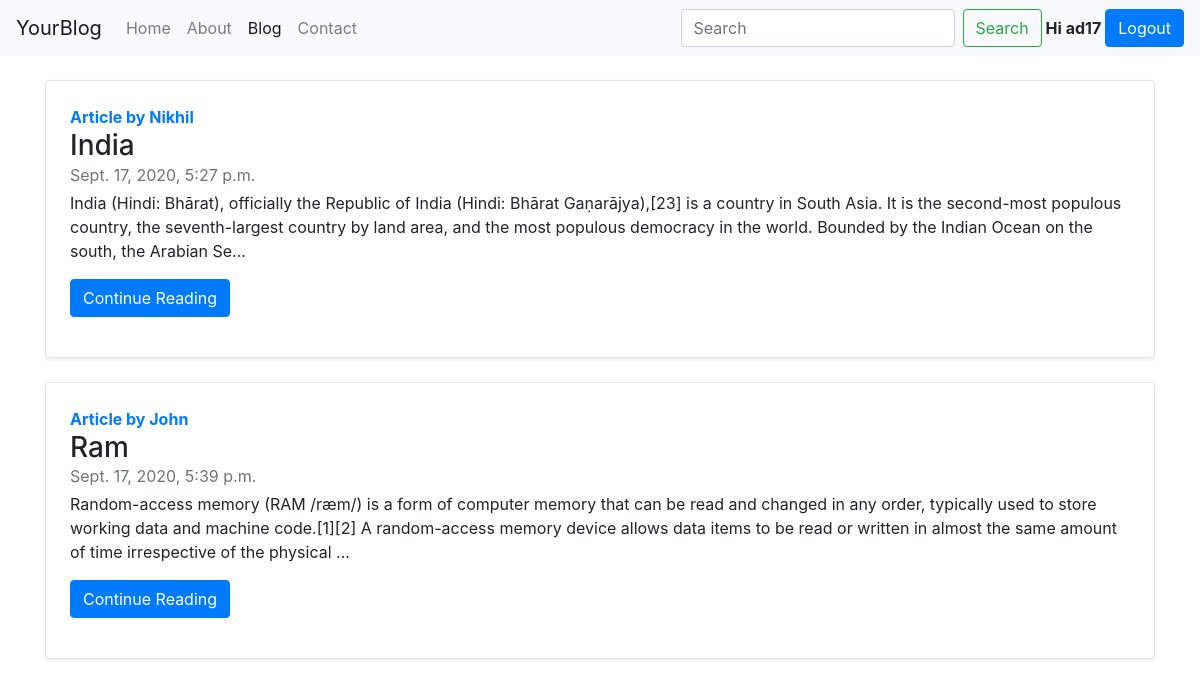
Page /blog/ (signed in) on the committed database.
### blog/models.py (models this page shows)
class Post(models.Model):
    sno = models.IntegerField()
    title = models.CharField(max_length=200)
    content = models.TextField()
    author = models.CharField(max_length=100)
    timeStamp = models.DateTimeField(blank=True)
    slug = models.CharField(max_length=200)

### blog/views.py (the view)
# urls.py: path('', views.home, name='home'),
def home(request):
    everypost = Post.objects.all()
    return render(request, 'blog/home.html', {'everypost': everypost})

### templates/blog/home.html
{% extends 'base.html' %}{% block title %}Blog {% endblock title %}aaaaasssssas
{% block blogactive %}active {% endblock blogactive %}{% block body %}
<div class="container my-4">
  {% for post in everypost %}
  <div
    class="row no-gutters border rounded overflow-hidden flex-md-row mb-4 shadow-sm h-md-250 position-relative"
  >
    <div class="col p-4 d-flex flex-column position-static">
      <strong class="text-primary">Article by {{post.author}}</strong>
      <h3 class="mb-0">{{post.title}}</h3>
      <div class="mb-1 text-muted">{{post.timeStamp}}</div>
      <p class="card-text mb-auto">{{post.content | truncatechars:300 }}</p>
      <div class="my-3">
        <a href="/blog/{{post.slug}}" role="button" class="btn btn-primary"
          >Continue Reading</a
        >
      </div>
    </div>
  </div>
  {% endfor %}
</div>
{% endblock body %}

### templates/base.html (shortened to what this page needs)
<!DOCTYPE html>
<html lang="en">
  <head>
    <link
      rel="stylesheet"
      href="https://stackpath.bootstrapcdn.com/bootstrap/4.5.2/css/bootstrap.min.css"
    />
  </head>
  <body>
    <nav class="navbar navbar-expand-lg navbar-light bg-light">
      <a class="navbar-brand" href="/">YourBlog</a>
      <div class="collapse navbar-collapse" id="navbarSupportedContent">
        <ul class="navbar-nav mr-auto">
          <li class="nav-item {% block homeactive %} {% endblock homeactive %}">
            <a class="nav-link" href="/"
              >Home <span class="sr-only">(current)</span></a
            >
          </li>
          <li
            class="nav-item {% block aboutactive %} {% endblock aboutactive %}"
          >
            <a class="nav-link" href="/about">About</a>
          </li>
          <li class="nav-item {% block blogactive %} {% endblock blogactive %}">
            <a class="nav-link" href="/blog">Blog</a>
          </li>
          <li
            class="nav-item {% block contactactive %} {% endblock contactactive %}"
          >
            <a class="nav-link" href="/contact">Contact</a>
          </li>
        </ul>
        <form action="/search" method="get" class="form-inline my-2 my-lg-0">
          <input
            class="form-control mr-sm-2"
            type="search"
            placeholder="Search"
            aria-label="Search"
            name="search"
            id="search"
          />
          <button class="btn btn-outline-success my-2 my-sm-0" type="submit">
            Search
          </button>
        </form>
        {% if user.is_authenticated %}
        <strong style="margin-left: 4px"> Hi {{request.user}}</strong>
        <a href="/logout" class="btn btn-primary" style="margin-left: 4px">
          Logout</a
        >
        {% endif %}
      </div>
    </nav>
    {% block body %} {% endblock body %}
  </body>
</html>

### rows in the picture
Post: author "Nikhil", title "India", timeStamp "Sept. 17, 2020, 5:27 p.m.", content "India (Hindi: Bhārat), officially the Republic of India (Hindi: Bhārat Gaṇarājya),[23] is a country in South Asia. It is the second-most populous country, the seventh-largest country by land area, and the most populous democracy in the world. Bounded by the Indian Ocean on the south, the Arabian Se…"
Post: author "John", title "Ram", timeStamp "Sept. 17, 2020, 5:39 p.m.", content "Random-access memory (RAM /ræm/) is a form of computer memory that can be read and changed in any order, typically used to store working data and machine code.[1][2] A random-access memory device allows data items to be read or written in almost the same amount of time irrespective of the physical …"

### other values in the picture
{{ request.user }} "ad17"
